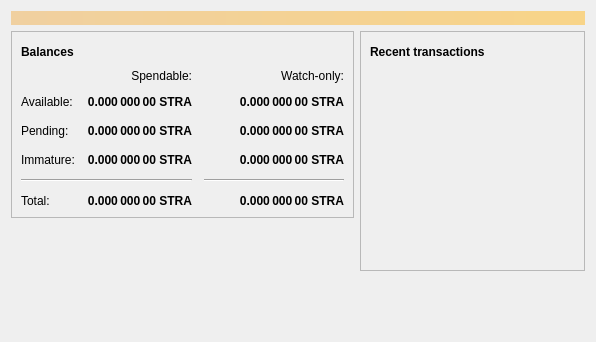
<?xml version="1.0" encoding="UTF-8"?>
<ui version="4.0">
 <class>OverviewPage</class>
 <widget class="QWidget" name="OverviewPage">
  <property name="geometry">
   <rect>
    <x>0</x>
    <y>0</y>
    <width>596</width>
    <height>342</height>
   </rect>
  </property>
  <property name="windowTitle">
   <string>Form</string>
  </property>
  <layout class="QVBoxLayout" name="topLayout">
   <item>
    <widget class="QLabel" name="labelAlerts">
     <property name="visible">
      <bool>false</bool>
     </property>
     <property name="styleSheet">
      <string notr="true">background-color: qlineargradient(x1: 0, y1: 0, x2: 1, y2: 0, stop:0 #F0D0A0, stop:1 #F8D488); color:#000000;</string>
     </property>
     <property name="wordWrap">
      <bool>true</bool>
     </property>
     <property name="margin">
      <number>3</number>
     </property>
    </widget>
   </item>
   <item>
    <layout class="QHBoxLayout" name="horizontalLayout" stretch="1,1">
     <item>
      <layout class="QVBoxLayout" name="verticalLayout_2">
       <item>
        <widget class="QFrame" name="frame">
         <property name="frameShape">
          <enum>QFrame::StyledPanel</enum>
         </property>
         <property name="frameShadow">
          <enum>QFrame::Raised</enum>
         </property>
         <layout class="QVBoxLayout" name="verticalLayout_4">
          <item>
           <layout class="QHBoxLayout" name="horizontalLayout_4">
            <item>
             <widget class="QLabel" name="label_5">
              <property name="font">
               <font>
                <weight>75</weight>
                <bold>true</bold>
               </font>
              </property>
              <property name="text">
               <string>Balances</string>
              </property>
             </widget>
            </item>
            <item>
             <widget class="QPushButton" name="labelWalletStatus">
              <property name="enabled">
               <bool>false</bool>
              </property>
              <property name="maximumSize">
               <size>
                <width>30</width>
                <height>16777215</height>
               </size>
              </property>
              <property name="toolTip">
               <string>The displayed information may be out of date. Your wallet automatically synchronizes with the Stratis network after a connection is established, but this process has not completed yet.</string>
              </property>
              <property name="text">
               <string/>
              </property>
              <property name="icon">
               <iconset resource="../stratis.qrc">
                <normaloff>:/icons/warning</normaloff>
                <disabledoff>:/icons/warning</disabledoff>:/icons/warning</iconset>
              </property>
              <property name="iconSize">
               <size>
                <width>24</width>
                <height>24</height>
               </size>
              </property>
              <property name="flat">
               <bool>true</bool>
              </property>
             </widget>
            </item>
            <item>
             <spacer name="horizontalSpacer_3">
              <property name="orientation">
               <enum>Qt::Horizontal</enum>
              </property>
              <property name="sizeHint" stdset="0">
               <size>
                <width>40</width>
                <height>20</height>
               </size>
              </property>
             </spacer>
            </item>
           </layout>
          </item>
          <item>
           <layout class="QGridLayout" name="gridLayout">
            <property name="spacing">
             <number>12</number>
            </property>
            <item row="2" column="2">
             <widget class="QLabel" name="labelWatchPending">
              <property name="font">
               <font>
                <weight>75</weight>
                <bold>true</bold>
               </font>
              </property>
              <property name="cursor">
               <cursorShape>IBeamCursor</cursorShape>
              </property>
              <property name="toolTip">
               <string>Unconfirmed transactions to watch-only addresses</string>
              </property>
              <property name="text">
               <string notr="true">0.000 000 00 STRA</string>
              </property>
              <property name="alignment">
               <set>Qt::AlignRight|Qt::AlignTrailing|Qt::AlignVCenter</set>
              </property>
              <property name="textInteractionFlags">
               <set>Qt::LinksAccessibleByMouse|Qt::TextSelectableByKeyboard|Qt::TextSelectableByMouse</set>
              </property>
             </widget>
            </item>
            <item row="2" column="1">
             <widget class="QLabel" name="labelUnconfirmed">
              <property name="font">
               <font>
                <weight>75</weight>
                <bold>true</bold>
               </font>
              </property>
              <property name="cursor">
               <cursorShape>IBeamCursor</cursorShape>
              </property>
              <property name="toolTip">
               <string>Total of transactions that have yet to be confirmed, and do not yet count toward the spendable balance</string>
              </property>
              <property name="text">
               <string notr="true">0.000 000 00 STRA</string>
              </property>
              <property name="alignment">
               <set>Qt::AlignRight|Qt::AlignTrailing|Qt::AlignVCenter</set>
              </property>
              <property name="textInteractionFlags">
               <set>Qt::LinksAccessibleByMouse|Qt::TextSelectableByKeyboard|Qt::TextSelectableByMouse</set>
              </property>
             </widget>
            </item>
            <item row="3" column="2">
             <widget class="QLabel" name="labelWatchImmature">
              <property name="font">
               <font>
                <weight>75</weight>
                <bold>true</bold>
               </font>
              </property>
              <property name="cursor">
               <cursorShape>IBeamCursor</cursorShape>
              </property>
              <property name="toolTip">
               <string>Mined balance in watch-only addresses that has not yet matured</string>
              </property>
              <property name="text">
               <string notr="true">0.000 000 00 STRA</string>
              </property>
              <property name="alignment">
               <set>Qt::AlignRight|Qt::AlignTrailing|Qt::AlignVCenter</set>
              </property>
              <property name="textInteractionFlags">
               <set>Qt::LinksAccessibleByMouse|Qt::TextSelectableByKeyboard|Qt::TextSelectableByMouse</set>
              </property>
             </widget>
            </item>
            <item row="4" column="0" colspan="2">
             <widget class="Line" name="line">
              <property name="orientation">
               <enum>Qt::Horizontal</enum>
              </property>
             </widget>
            </item>
            <item row="4" column="2">
             <widget class="Line" name="lineWatchBalance">
              <property name="sizePolicy">
               <sizepolicy hsizetype="Preferred" vsizetype="Fixed">
                <horstretch>0</horstretch>
                <verstretch>0</verstretch>
               </sizepolicy>
              </property>
              <property name="minimumSize">
               <size>
                <width>140</width>
                <height>0</height>
               </size>
              </property>
              <property name="orientation">
               <enum>Qt::Horizontal</enum>
              </property>
             </widget>
            </item>
            <item row="5" column="0">
             <widget class="QLabel" name="labelTotalText">
              <property name="text">
               <string>Total:</string>
              </property>
             </widget>
            </item>
            <item row="3" column="1">
             <widget class="QLabel" name="labelImmature">
              <property name="font">
               <font>
                <weight>75</weight>
                <bold>true</bold>
               </font>
              </property>
              <property name="cursor">
               <cursorShape>IBeamCursor</cursorShape>
              </property>
              <property name="toolTip">
               <string>Mined balance that has not yet matured</string>
              </property>
              <property name="text">
               <string notr="true">0.000 000 00 STRA</string>
              </property>
              <property name="alignment">
               <set>Qt::AlignRight|Qt::AlignTrailing|Qt::AlignVCenter</set>
              </property>
              <property name="textInteractionFlags">
               <set>Qt::LinksAccessibleByMouse|Qt::TextSelectableByKeyboard|Qt::TextSelectableByMouse</set>
              </property>
             </widget>
            </item>
            <item row="2" column="3">
             <spacer name="horizontalSpacer_2">
              <property name="orientation">
               <enum>Qt::Horizontal</enum>
              </property>
              <property name="sizeHint" stdset="0">
               <size>
                <width>40</width>
                <height>20</height>
               </size>
              </property>
             </spacer>
            </item>
            <item row="3" column="0">
             <widget class="QLabel" name="labelImmatureText">
              <property name="text">
               <string>Immature:</string>
              </property>
             </widget>
            </item>
            <item row="5" column="1">
             <widget class="QLabel" name="labelTotal">
              <property name="font">
               <font>
                <weight>75</weight>
                <bold>true</bold>
               </font>
              </property>
              <property name="cursor">
               <cursorShape>IBeamCursor</cursorShape>
              </property>
              <property name="toolTip">
               <string>Your current total balance</string>
              </property>
              <property name="text">
               <string notr="true">0.000 000 00 STRA</string>
              </property>
              <property name="alignment">
               <set>Qt::AlignRight|Qt::AlignTrailing|Qt::AlignVCenter</set>
              </property>
              <property name="textInteractionFlags">
               <set>Qt::LinksAccessibleByMouse|Qt::TextSelectableByKeyboard|Qt::TextSelectableByMouse</set>
              </property>
             </widget>
            </item>
            <item row="5" column="2">
             <widget class="QLabel" name="labelWatchTotal">
              <property name="font">
               <font>
                <weight>75</weight>
                <bold>true</bold>
               </font>
              </property>
              <property name="cursor">
               <cursorShape>IBeamCursor</cursorShape>
              </property>
              <property name="toolTip">
               <string>Current total balance in watch-only addresses</string>
              </property>
              <property name="text">
               <string notr="true">0.000 000 00 STRA</string>
              </property>
              <property name="alignment">
               <set>Qt::AlignRight|Qt::AlignTrailing|Qt::AlignVCenter</set>
              </property>
              <property name="textInteractionFlags">
               <set>Qt::LinksAccessibleByMouse|Qt::TextSelectableByKeyboard|Qt::TextSelectableByMouse</set>
              </property>
             </widget>
            </item>
            <item row="0" column="2">
             <widget class="QLabel" name="labelWatchonly">
              <property name="text">
               <string>Watch-only:</string>
              </property>
              <property name="alignment">
               <set>Qt::AlignRight|Qt::AlignTrailing|Qt::AlignVCenter</set>
              </property>
             </widget>
            </item>
            <item row="1" column="0">
             <widget class="QLabel" name="labelBalanceText">
              <property name="text">
               <string>Available:</string>
              </property>
             </widget>
            </item>
            <item row="1" column="1">
             <widget class="QLabel" name="labelBalance">
              <property name="font">
               <font>
                <weight>75</weight>
                <bold>true</bold>
               </font>
              </property>
              <property name="cursor">
               <cursorShape>IBeamCursor</cursorShape>
              </property>
              <property name="toolTip">
               <string>Your current spendable balance</string>
              </property>
              <property name="text">
               <string notr="true">0.000 000 00 STRA</string>
              </property>
              <property name="alignment">
               <set>Qt::AlignRight|Qt::AlignTrailing|Qt::AlignVCenter</set>
              </property>
              <property name="textInteractionFlags">
               <set>Qt::LinksAccessibleByMouse|Qt::TextSelectableByKeyboard|Qt::TextSelectableByMouse</set>
              </property>
             </widget>
            </item>
            <item row="1" column="2">
             <widget class="QLabel" name="labelWatchAvailable">
              <property name="font">
               <font>
                <weight>75</weight>
                <bold>true</bold>
               </font>
              </property>
              <property name="cursor">
               <cursorShape>IBeamCursor</cursorShape>
              </property>
              <property name="toolTip">
               <string>Your current balance in watch-only addresses</string>
              </property>
              <property name="text">
               <string notr="true">0.000 000 00 STRA</string>
              </property>
              <property name="alignment">
               <set>Qt::AlignRight|Qt::AlignTrailing|Qt::AlignVCenter</set>
              </property>
              <property name="textInteractionFlags">
               <set>Qt::LinksAccessibleByMouse|Qt::TextSelectableByKeyboard|Qt::TextSelectableByMouse</set>
              </property>
             </widget>
            </item>
            <item row="2" column="0">
             <widget class="QLabel" name="labelPendingText">
              <property name="text">
               <string>Pending:</string>
              </property>
             </widget>
            </item>
            <item row="0" column="1">
             <widget class="QLabel" name="labelSpendable">
              <property name="text">
               <string>Spendable:</string>
              </property>
              <property name="alignment">
               <set>Qt::AlignRight|Qt::AlignTrailing|Qt::AlignVCenter</set>
              </property>
             </widget>
            </item>
           </layout>
          </item>
         </layout>
        </widget>
       </item>
       <item>
        <spacer name="verticalSpacer">
         <property name="orientation">
          <enum>Qt::Vertical</enum>
         </property>
         <property name="sizeHint" stdset="0">
          <size>
           <width>20</width>
           <height>40</height>
          </size>
         </property>
        </spacer>
       </item>
      </layout>
     </item>
     <item>
      <layout class="QVBoxLayout" name="verticalLayout_3">
       <item>
        <widget class="QFrame" name="frame_2">
         <property name="frameShape">
          <enum>QFrame::StyledPanel</enum>
         </property>
         <property name="frameShadow">
          <enum>QFrame::Raised</enum>
         </property>
         <layout class="QVBoxLayout" name="verticalLayout">
          <item>
           <layout class="QHBoxLayout" name="horizontalLayout_2">
            <item>
             <widget class="QLabel" name="label_4">
              <property name="font">
               <font>
                <weight>75</weight>
                <bold>true</bold>
               </font>
              </property>
              <property name="text">
               <string>Recent transactions</string>
              </property>
             </widget>
            </item>
            <item>
             <widget class="QPushButton" name="labelTransactionsStatus">
              <property name="enabled">
               <bool>false</bool>
              </property>
              <property name="maximumSize">
               <size>
                <width>30</width>
                <height>16777215</height>
               </size>
              </property>
              <property name="toolTip">
               <string>The displayed information may be out of date. Your wallet automatically synchronizes with the Stratis network after a connection is established, but this process has not completed yet.</string>
              </property>
              <property name="text">
               <string/>
              </property>
              <property name="icon">
               <iconset resource="../stratis.qrc">
                <normaloff>:/icons/warning</normaloff>
                <disabledoff>:/icons/warning</disabledoff>:/icons/warning</iconset>
              </property>
              <property name="iconSize">
               <size>
                <width>24</width>
                <height>24</height>
               </size>
              </property>
              <property name="flat">
               <bool>true</bool>
              </property>
             </widget>
            </item>
            <item>
             <spacer name="horizontalSpacer">
              <property name="orientation">
               <enum>Qt::Horizontal</enum>
              </property>
              <property name="sizeHint" stdset="0">
               <size>
                <width>40</width>
                <height>20</height>
               </size>
              </property>
             </spacer>
            </item>
           </layout>
          </item>
          <item>
           <widget class="QListView" name="listTransactions">
            <property name="styleSheet">
             <string notr="true">QListView { background: transparent; }</string>
            </property>
            <property name="frameShape">
             <enum>QFrame::NoFrame</enum>
            </property>
            <property name="verticalScrollBarPolicy">
             <enum>Qt::ScrollBarAlwaysOff</enum>
            </property>
            <property name="horizontalScrollBarPolicy">
             <enum>Qt::ScrollBarAlwaysOff</enum>
            </property>
            <property name="selectionMode">
             <enum>QAbstractItemView::NoSelection</enum>
            </property>
           </widget>
          </item>
         </layout>
        </widget>
       </item>
       <item>
        <spacer name="verticalSpacer_2">
         <property name="orientation">
          <enum>Qt::Vertical</enum>
         </property>
         <property name="sizeHint" stdset="0">
          <size>
           <width>20</width>
           <height>40</height>
          </size>
         </property>
        </spacer>
       </item>
      </layout>
     </item>
    </layout>
   </item>
  </layout>
 </widget>
 <resources/>
 <connections/>
</ui>
